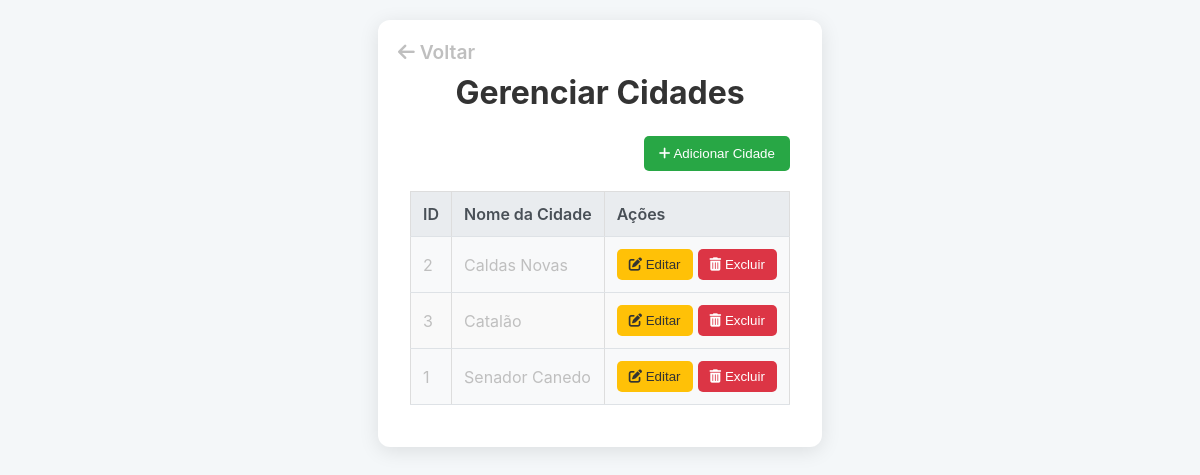
Screenshot of /info_cidade.php (signed in) with the database file from the repository.
### tables this page shows
CREATE TABLE `cidades` (
  `id_cidade` int(11) NOT NULL,
  `nome` varchar(255) NOT NULL
);

### info_cidade.php (the view, shortened to what this page needs)
<?php
require_once 'conexao_bd.php';
$cities = [];
$errorMessage = '';
try {
    $sql_cidades = "SELECT id_cidade, nome FROM cidades ORDER BY nome ASC";
    $result_cidades = $conn->query($sql_cidades);
    if ($result_cidades->num_rows > 0) {
        while ($row = $result_cidades->fetch_assoc()) {
            $cities[] = $row;
        }
    } else {
        $errorMessage = 'Nenhuma cidade cadastrada no sistema.';
    }
} catch (Exception $e) {
    $errorMessage = 'Erro ao carregar dados: ' . $e->getMessage();
    error_log("Erro em info_cidade.php: " . $e->getMessage());
} finally {
    if ($conn) {
        $conn->close();
    }
}
?>
<!DOCTYPE html>
<html lang="pt-br">
<head>
    <link rel="stylesheet" href="css/style.css">
    <link rel="stylesheet" href="https://cdnjs.cloudflare.com/ajax/libs/font-awesome/6.0.0-beta3/css/all.min.css">
</head>
<body>
    <div class="card">
        <a href="menu.php" class="btn-back"><i class="fas fa-arrow-left"></i> Voltar</a>
        <h1 class="card-header">Gerenciar Cidades</h1>
        <div class="card-body">
            <div class="add-city-container">
                <button class="btn-add" onclick="openAddCityModal()">
                    <i class="fas fa-plus"></i> Adicionar Cidade
                </button>
            </div>
            <?php if (!empty($errorMessage)): ?>
                <p class="error-message"><?php echo $errorMessage; ?></p>
            <?php else: ?>
                <div class="table-responsive">
                    <table class="cities-table">
                        <thead>
                            <tr>
                                <th>ID</th>
                                <th>Nome da Cidade</th>
                                <th>Ações</th>
                            </tr>
                        </thead>
                        <tbody>
                            <?php foreach ($cities as $city): ?>
                                <tr>
                                    <td><?php echo htmlspecialchars($city['id_cidade']); ?></td>
                                    <td><?php echo htmlspecialchars($city['nome']); ?></td>
                                    <td>
                                        <div class="btn-group">
                                            <button class="btn-edit" onclick="openEditCityModal(<?php echo htmlspecialchars(json_encode($city)); ?>)">
                                                <i class="fas fa-edit"></i> Editar
                                            </button>
                                            <button class="btn-delete" onclick="deleteCity(<?php echo htmlspecialchars($city['id_cidade']); ?>)">
                                                <i class="fas fa-trash-alt"></i> Excluir
                                            </button>
                                        </div>
                                    </td>
                                </tr>
                            <?php endforeach; ?>
                        </tbody>
                    </table>
                </div>
            <?php endif; ?>
        </div>
    </div>
</body>
</html>

### css/style.css (style rules this page uses)
:root { --font-family: "Montserrat", sans-serif; --cor-principal: #BFBFBF; --cor-secundaria:#A6A6A6; --cor-terciaria:#404040; --cor-titulo: #404040; --cor-titulo-hover: #b9881f; --cor-fundo: #F2F2F2; --botao-voltar: #404040; --cor-letra-botaoVoltar: #F2F2F2; --botao-voltar-hover: #737373; --cor-fundo-input: #ededed; --botao-label: #404040; --cor-input: #404040; --cor-placeholder: #737373; }
body { display: grid; place-items: center; gap: 30px; margin: 0; height: 20%; background: var(--cor-fundo); font-family: var(--font-family); }
.card { overflow: hidden; position: relative; z-index: 3; margin: 0.5% 0; padding: 140px 25px 50px; border-radius: 24px; background: var(--cor-fundo); text-align: center; box-shadow: 0 4px 8px rgba(0, 0, 0, 0.1); color: var(--cor-principal); width: auto; max-width: 100%; box-sizing: border-box; }
a:link { color: var(--cor-principal); font-weight: 600; }
table { width: 100%; border-collapse: collapse; margin: 10px 0; }
th, td { border: 1px solid #ddd; padding: 8px; text-align: left; white-space: nowrap; }
th { background-color: var(--cor-principal); color: var(--cor-titulo); }
tr:nth-child(even) { background-color: #f9f9f9; }

### info_cidade.php (style rules this page uses)
body { font-family: 'Inter', sans-serif; background-color: #f4f7f9; margin: 0; padding: 20px; }
.card { background-color: #ffffff; border-radius: 12px; box-shadow: 0 4px 20px rgba(0, 0, 0, 0.1); padding: 2rem; max-width: 800px; margin: 0 auto; position: relative; }
.card-header { font-size: 2rem; font-weight: 700; color: #333; margin-bottom: 1.5rem; text-align: center; }
.btn-back { position: absolute; top: 20px; left: 20px; color: #007bff; font-size: 1.2rem; text-decoration: none; }
.add-city-container { text-align: right; margin-bottom: 20px; }
.btn-add { background-color: #28a745; color: white; padding: 10px 15px; border: none; border-radius: 5px; cursor: pointer; transition: background-color 0.3s ease; }
.cities-table { width: 100%; border-collapse: collapse; margin-top: 1rem; background-color: #f8f9fa; }
.cities-table th, .cities-table td { padding: 12px; text-align: left; border-bottom: 1px solid #dee2e6; }
.cities-table th { background-color: #e9ecef; font-weight: 600; color: #495057; }
.btn-group { display: flex; gap: 5px; }
.btn-edit { background-color: #ffc107; color: #333; padding: 8px 12px; border: none; border-radius: 5px; cursor: pointer; transition: background-color 0.3s ease; }
.btn-delete { background-color: #dc3545; color: white; padding: 8px 12px; border: none; border-radius: 5px; cursor: pointer; transition: background-color 0.3s ease; }

### rows the page displays
cidades: id_cidade "2", nome "Caldas Novas"
cidades: id_cidade "3", nome "Catalão"
cidades: id_cidade "1", nome "Senador Canedo"
